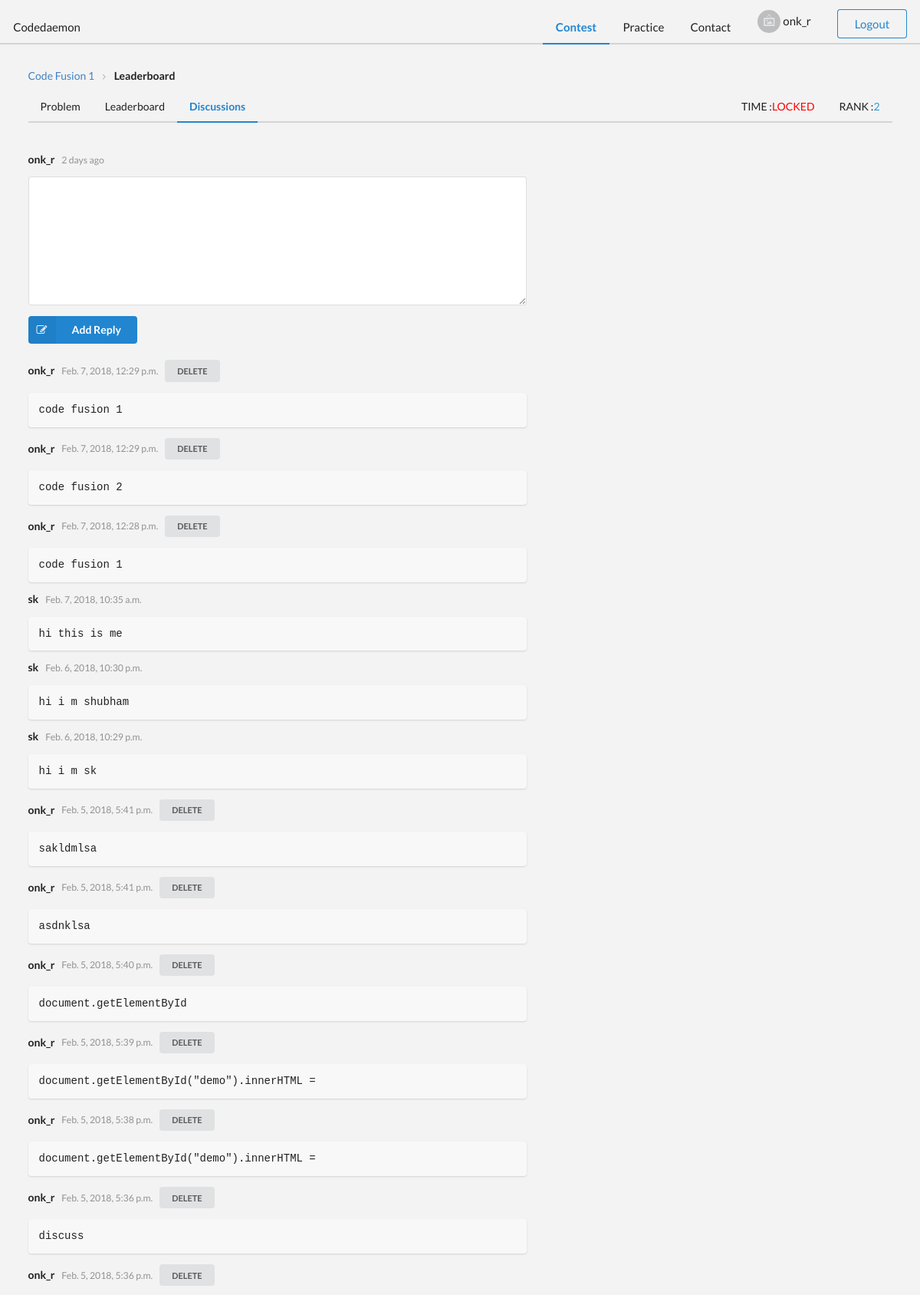
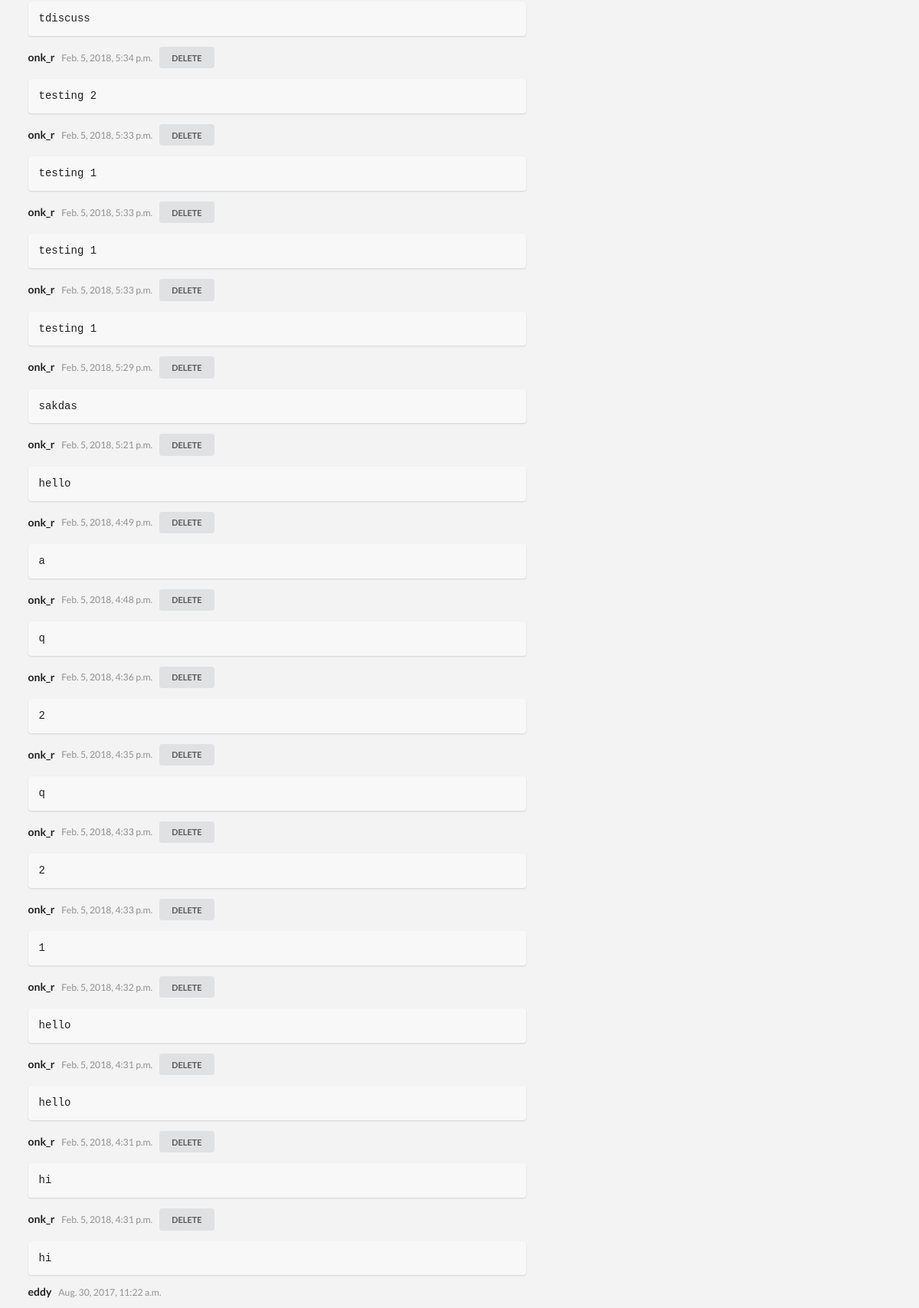
The app's page /discussion/1/ (signed in, upper part) with its own data (2 pictures, top to bottom).
### login/models.py (models this page shows, shortened)
class User(models.Model):
	name=models.CharField(max_length=250)
	username=models.CharField(max_length=250)
	password=models.CharField(max_length=250)
	email=models.EmailField(max_length=250)
	contact=models.CharField(max_length=10)
	clgname=models.CharField(max_length=250)
	languages=models.CharField(max_length=250)
	experience=models.CharField(max_length=250)

### home/models.py (models this page shows, shortened)
class Contest(models.Model):
	con_name=models.CharField(max_length=250)
	con_date=models.DateField(blank=True)
	start_time=models.DateTimeField(blank=True)
	start = models.CharField(max_length=100)
	end_time=models.DateTimeField(blank=True)
	end = models.CharField(max_length=100)
	org_name=models.CharField(max_length=250)
	image=models.CharField(max_length=250)
	tagline=models.CharField(max_length=250)
	disc=models.TextField()
	rules=models.TextField()
	prize=models.TextField()
	scoring=models.TextField()

### discussion/models.py (models this page shows, shortened)
class Discussion(models.Model):
	message=models.TextField(max_length=250)
	time=models.DateTimeField()
	user = models.ForeignKey(User,on_delete=models.CASCADE)
	contest=models.ForeignKey(Contest,on_delete=models.CASCADE)

### discussion/views.py (the view)
# urls.py: url(r'^(?P<contest_id>[0-9]+)/$', views.disc,name='disc'),
def disc(request,contest_id):
	contest=Contest.objects.get(id=contest_id)
	user=get_object_or_404(User,username=get_u(request))
	return render(request,'discussion/forum.html',{'All':Discussion.objects.filter(contest=contest).order_by('-id'),'contest_id':contest_id,'contest':contest,'end':str(contest.end_time)[:16:],'Rank':get_rank(user.id,contest.id)})

### discussion/views.py (called while the page is built)
def get_rank(user,contest_id):
	cont=apps.get_model(app_label='Leader', model_name="cont_"+str(contest_id))
	me = cont.objects.get(user=User.objects.get(id=user))
	all_users  = cont.objects.all()
	for rank,u in enumerate(all_users):
		if u == me:
			return rank+1

### home/views.py (called while the page is built)
def get_u(request):
	try:
		u = request.session['user']
	except:
		return ''
	return u

### discussion/templates/discussion/forum.html (shortened to what this page needs)
{% extends 'home/base.html' %}
{% load staticfiles %}
{% block body %}
<body style="background-color:#f3f3f3" onload="setupWebSocket();">
  <div class="ui blue large secondary pointing menu">
    <a class="ui item " href="{% url 'home:contest' %}">
      Codedaemon
    </a>
    <div class="right menu">
      <a class="ui active item" href="{% url 'home:contest' %}">
        Contest
      </a>
      <a class="ui item">
        Practice
      </a><a class="ui item" href="{% url 'home:contactPage' %}">
        Contact
      </a>
      <a class="ui item" href="{% url 'home:profile' %}">
      <img class="ui avatar image" src="{% static 'square-image.png' %}">
        <span>{{ request.session.user }}</span>
      </a>
      <div class="item">
          <a class="ui basic blue button" href="{% url 'home:logout' %}">Logout</a>
      </div>
    </div>
  </div>
<br>
<div class="ui container">
  <div class="ui breadcrumb" style="background-color:#f3f3f3;">
    <a class="section" id="con_name" href="{% url 'home:contest_info' contest.id %}" >{{ contest.con_name }}</a>
    <i class="right angle icon divider"></i>
    <div class="active section">Leaderboard</div>
  </div>
  <div class="ui blue secondary pointing menu">
    <a class="ui item" href="{% url 'home:contest_details' contest.id %}">
        Problem
      </a>
      <a class="ui item" href="{% url 'Leader:leader' contest.id %}">
        Leaderboard
      </a>
      <a class="ui active item" href="{% url 'discussion:disc' contest.id %}">
        Discussions
      </a>
      <div class="right menu">
        <a class="ui item">
          TIME  : <span id="demo" style="color:#3498DB;"></span>
        </a>
        <a class="ui item">
          RANK  : <span style="color:#3498DB;">{{ Rank }}</span>
        </a>
      </div>
  </div>
</div>
<br>
<br>
<div class="ui container">
  <div class="ui comments">
    <div class="comment">
      <div class="content">
        <a class="author">{{request.session.user}}</a>
        <div class="metadata">
          <div class="date">2 days ago</div>
        </div>
        <form class="ui reply form">
          <div class="field">
            <textarea id="comment"></textarea>
          </div>
          <div class="ui primary submit labeled icon button" id="sadd">
            <i class="icon edit"></i> Add Reply
          </div>
        </form>
      </div>
    </div>
  </div>
  <div class="ui comments" id = "discuss">
  {% for i in All %}
    <div class="comment">
    <div class="content">
      <a class="author">{{ i.user.username }}</a>
      <div class="metadata">
          <div class="date">{{i.time}}</div>
        {% if i.user.username == request.session.user  %}
          <button class="ui mini button" id="sdel{{ i.id }}" onclick="delete_com({{ i.id }})">DELETE</button>
        {% endif %}
      </div>
      <pre class="ui segment" style="background-color: #f8f8f8;border:0px;">{{ i.message }}</pre>
    </div>
    </div>
{% endfor %}
  </div>
</div>
{% endblock %}

### records on screen
User: session.user "onk_r"
Contest: con_name "Code Fusion 1"
Discussion: user.username "onk_r", time "Feb. 7, 2018, 12:29 p.m.", message "code fusion 1"
Discussion: user.username "onk_r", time "Feb. 7, 2018, 12:29 p.m.", message "code fusion 2"
Discussion: user.username "onk_r", time "Feb. 7, 2018, 12:28 p.m.", message "code fusion 1"
Discussion: user.username "sk", time "Feb. 7, 2018, 10:35 a.m.", message "hi this is me"
Discussion: user.username "sk", time "Feb. 6, 2018, 10:30 p.m.", message "hi i m shubham"
Discussion: user.username "sk", time "Feb. 6, 2018, 10:29 p.m.", message "hi i m sk"
Discussion: user.username "onk_r", time "Feb. 5, 2018, 5:41 p.m.", message "sakldmlsa"
Discussion: user.username "onk_r", time "Feb. 5, 2018, 5:41 p.m.", message "asdnklsa"
Discussion: user.username "onk_r", time "Feb. 5, 2018, 5:40 p.m.", message "document.getElementById"
Discussion: user.username "onk_r", time "Feb. 5, 2018, 5:39 p.m.", message "document.getElementById(\"demo\").innerHTML ="
Discussion: user.username "onk_r", time "Feb. 5, 2018, 5:38 p.m.", message "document.getElementById(\"demo\").innerHTML ="
Discussion: user.username "onk_r", time "Feb. 5, 2018, 5:36 p.m.", message "discuss"
Discussion: user.username "onk_r", time "Feb. 5, 2018, 5:36 p.m.", message "tdiscuss"
Discussion: user.username "onk_r", time "Feb. 5, 2018, 5:34 p.m.", message "testing 2"
Discussion: user.username "onk_r", time "Feb. 5, 2018, 5:33 p.m.", message "testing 1"
Discussion: user.username "onk_r", time "Feb. 5, 2018, 5:33 p.m.", message "testing 1"
Discussion: user.username "onk_r", time "Feb. 5, 2018, 5:33 p.m.", message "testing 1"
Discussion: user.username "onk_r", time "Feb. 5, 2018, 5:29 p.m.", message "sakdas"
Discussion: user.username "onk_r", time "Feb. 5, 2018, 5:21 p.m.", message "hello"
Discussion: user.username "onk_r", time "Feb. 5, 2018, 4:49 p.m.", message "a"
Discussion: user.username "onk_r", time "Feb. 5, 2018, 4:48 p.m.", message "q"
Discussion: user.username "onk_r", time "Feb. 5, 2018, 4:36 p.m.", message "2"
Discussion: user.username "onk_r", time "Feb. 5, 2018, 4:35 p.m.", message "q"
Discussion: user.username "onk_r", time "Feb. 5, 2018, 4:33 p.m.", message "2"
Discussion: user.username "onk_r", time "Feb. 5, 2018, 4:33 p.m.", message "1"
Discussion: user.username "onk_r", time "Feb. 5, 2018, 4:32 p.m.", message "hello"
Discussion: user.username "onk_r", time "Feb. 5, 2018, 4:31 p.m.", message "hello"
Discussion: user.username "onk_r", time "Feb. 5, 2018, 4:31 p.m.", message "hi"
Discussion: user.username "onk_r", time "Feb. 5, 2018, 4:31 p.m.", message "hi"
Discussion: user.username "eddy", time "Aug. 30, 2017, 11:22 a.m."

### other values on screen
{{ Rank }} "2"
